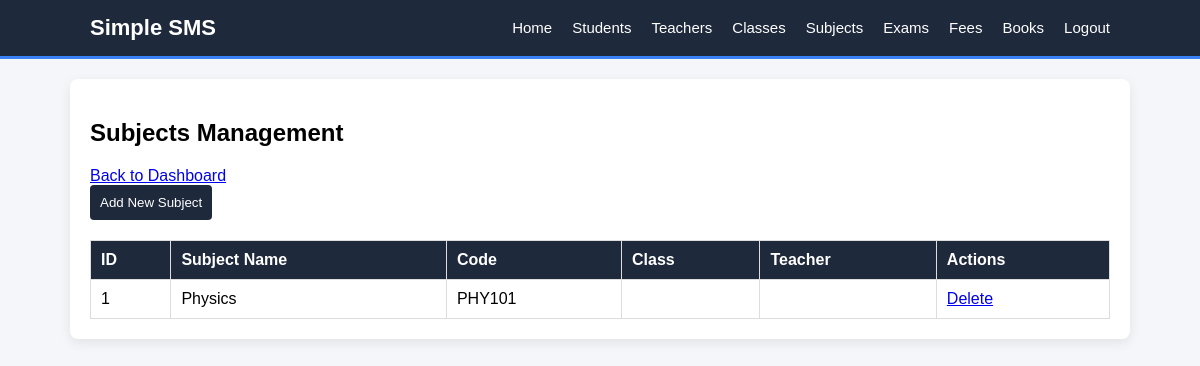
/subjects.php (signed in), run on the app's committed database.
### tables this page shows
CREATE TABLE `subjects` (
  `subject_id` int NOT NULL AUTO_INCREMENT,
  `subject_name` varchar(100) DEFAULT NULL,
  `subject_code` varchar(20) DEFAULT NULL,
  `teacher_id` int DEFAULT NULL,
  `class_id` int DEFAULT NULL,
  PRIMARY KEY (`subject_id`),
  KEY `teacher_id` (`teacher_id`),
  KEY `class_id` (`class_id`),
  CONSTRAINT `subjects_ibfk_1` FOREIGN KEY (`teacher_id`) REFERENCES `teachers` (`teacher_id`),
  CONSTRAINT `subjects_ibfk_2` FOREIGN KEY (`class_id`) REFERENCES `classes` (`class_id`)
);

### subjects.php (the view, shortened to what this page needs)
<?php
include 'db.php';
include 'header.php';
?>
<h2>Subjects Management</h2>
<a href="index.php">Back to Dashboard</a>
<br>
<a href="add_subject.php"><button style="width: auto;">Add New Subject</button></a>
<table>
    <tr>
        <th>ID</th>
        <th>Subject Name</th>
        <th>Code</th>
        <th>Class</th>
        <th>Teacher</th>
        <th>Actions</th>
    </tr>
    <?php
    $sql = "SELECT subjects.*, classes.class_name, teachers.name as teacher_name
            FROM subjects
            LEFT JOIN classes ON subjects.class_id = classes.class_id
            LEFT JOIN teachers ON subjects.teacher_id = teachers.teacher_id";
    $result = $conn->query($sql);
    if ($result->num_rows > 0) {
        while($row = $result->fetch_assoc()) {
            echo "<tr>
                    <td>".$row['subject_id']."</td>
                    <td>".$row['subject_name']."</td>
                    <td>".$row['subject_code']."</td>
                    <td>".$row['class_name']."</td>
                    <td>".$row['teacher_name']."</td>
                    <td>
                        <a href='subjects.php?delete=".$row['subject_id']."' onclick='return confirm(\"Are you sure?\")'>Delete</a>
                    </td>
                  </tr>";
        }
    } else {
        echo "<tr><td colspan='6'>No subjects found</td></tr>";
    }
    ?>
</table>
<?php include 'footer.php'; ?>

### style.css (style rules this page uses)
body { font-family: Arial, sans-serif; background-color: #f4f6f9; margin: 0; padding: 0; }
table { width: 100%; border-collapse: collapse; margin-top: 20px; }
table, th, td { border: 1px solid #ddd; }
th, td { padding: 10px; text-align: left; }
th { background-color: #1e293b; color: white; }
button { background-color: #1e293b; color: white; padding: 10px; border: none; cursor: pointer; width: 100%; border-radius: 4px; transition: 0.3s; }

### data on the page
subjects: subject_id "1", subject_name "Physics", subject_code "PHY101"
